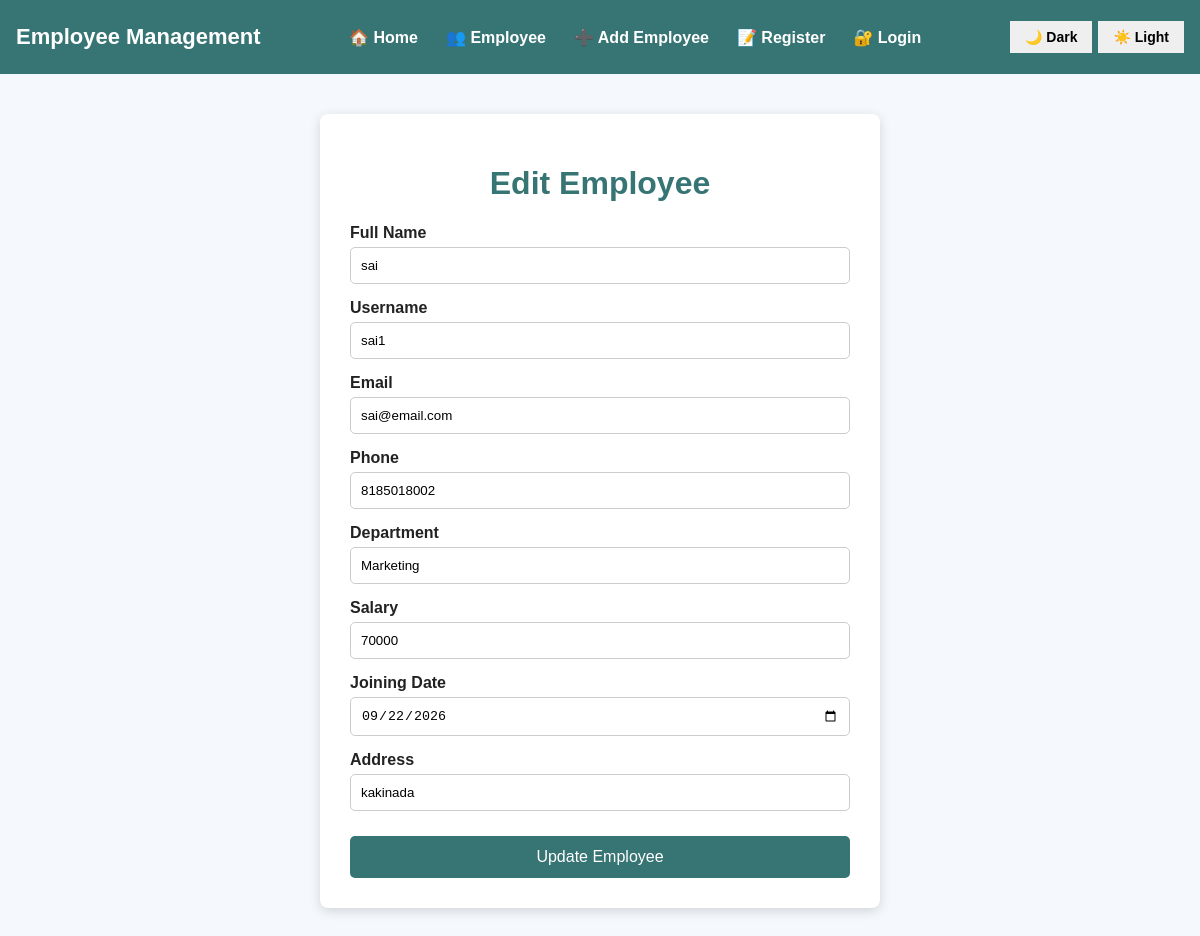
/edit_employee/19, run on the app's committed database.
### tables this page shows
CREATE TABLE employees (
            id INTEGER PRIMARY KEY AUTOINCREMENT,
            fullname TEXT NOT NULL,
            username TEXT UNIQUE,
            password TEXT,
            email TEXT,
            phone TEXT,
            department TEXT,
            salary TEXT,
            joining_date TEXT,
            address TEXT
        );

### server.py (the view, shortened to what this page needs)
@app.route("/edit_employee/<int:id>", methods=["GET", "POST"])
def edit_employee(id):
    conn = get_db()
    cursor = conn.cursor()
    if request.method == "GET":
        cursor.execute("""
            SELECT *
            FROM employees
            WHERE id = ?
        """, (id,))
        employee = cursor.fetchone()
        conn.close()
        if employee:
            return render_template(
                "edit_employee.html",
                employee=employee
            )
        return "Employee not found"

### server.py (called while the page is built)
def get_db():
    conn = sqlite3.connect(DATABASE)
    conn.row_factory = sqlite3.Row
    return conn

### templates/edit_employee.html (shortened to what this page needs)
<!DOCTYPE html>
<html>
<head>
</head>
<body>
    {% include "navbar.html" %}
    <div class="container">
        <h1>Edit Employee</h1>
        <form method="POST">
            <label>Full Name</label>
            <input
                type="text"
                name="fullname"
                value="{{ employee['fullname'] }}"
                required
            >
            <label>Username</label>
            <input
                type="text"
                name="username"
                value="{{ employee['username'] or '' }}"
            >
            <label>Email</label>
            <input
                type="email"
                name="email"
                value="{{ employee['email'] or '' }}"
            >
            <label>Phone</label>
            <input
                type="text"
                name="phone"
                value="{{ employee['phone'] or '' }}"
            >
            <label>Department</label>
            <input
                type="text"
                name="department"
                value="{{ employee['department'] or '' }}"
            >
            <label>Salary</label>
            <input
                type="text"
                name="salary"
                value="{{ employee['salary'] or '' }}"
            >
            <label>Joining Date</label>
            <input
                type="date"
                name="joining_date"
                value="{{ employee['joining_date'] or '' }}"
            >
            <label>Address</label>
            <input
                type="text"
                name="address"
                value="{{ employee['address'] or '' }}"
            >
            <button
                type="submit"
                class="update-btn">
                Update Employee
            </button>
        </form>
    </div>
</body>
</html>

### templates/edit_employee.html (style rules this page uses)
body { margin: 0; font-family: Arial; background: #f4f7f8; }
.container { width: 500px; margin: 40px auto; background: white; padding: 30px; border-radius: 8px; box-shadow: 0 3px 12px rgba(0,0,0,0.15); }
h1 { text-align: center; color: rgb(55, 116, 116); }
label { display: block; margin-top: 15px; font-weight: bold; }
input { width: 100%; padding: 10px; margin-top: 5px; border: 1px solid #ccc; border-radius: 5px; box-sizing: border-box; }
.update-btn { width: 100%; margin-top: 25px; padding: 12px; background: rgb(55, 116, 116); color: white; border: none; border-radius: 5px; font-size: 16px; cursor: pointer; }
body { background-color: #f5f8fc; color: #222; transition: background-color 0.3s ease, color 0.3s ease; }

### data on the page
employees: fullname "sai", username "sai1", email "sai@email.com", phone "8185018002", department "Marketing", salary "70000", joining_date "09/22/2026", address "kakinada"
